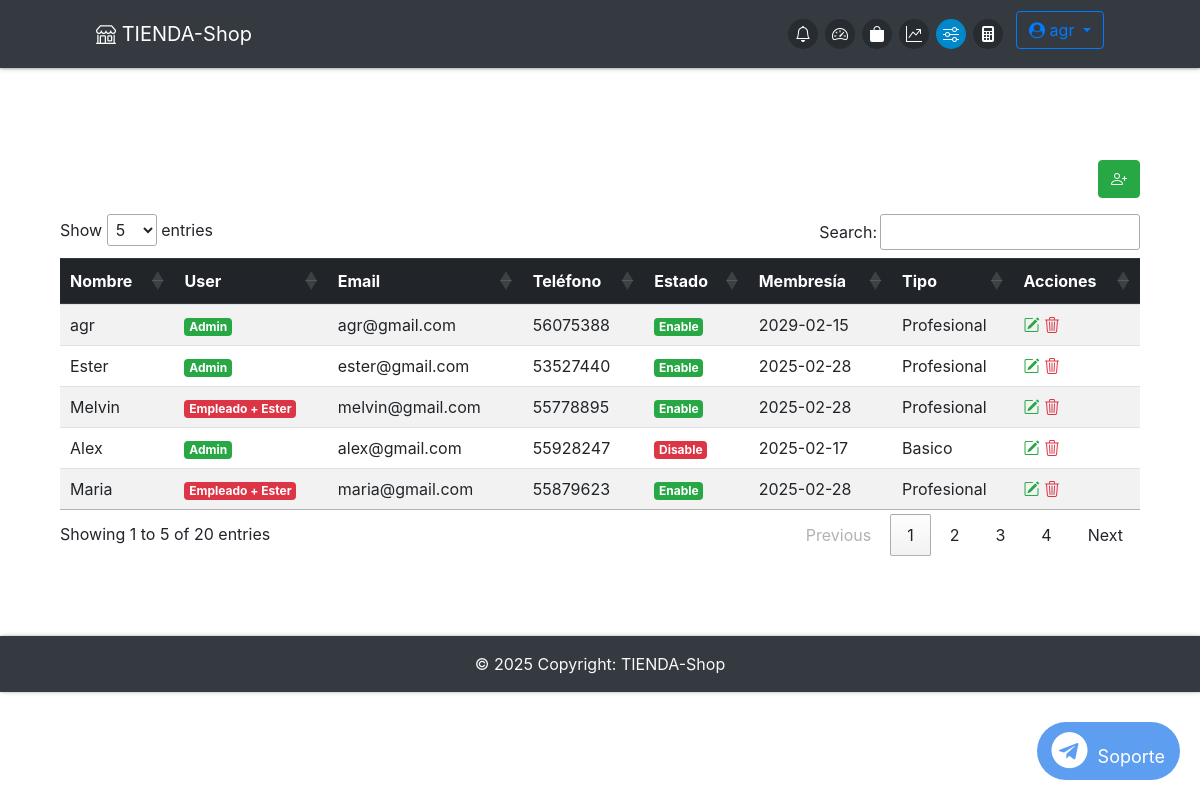
/admin/configuracion (signed in), run on the app's committed database.
### app/db_models.py (models this page shows, shortened)
class User(UserMixin, db.Model):
    __tablename__ = "users"
    id = db.Column(db.Integer, primary_key=True)
    name = db.Column(db.Text, nullable=False)
    email = db.Column(db.String(50), nullable=False, unique=True)
    phone = db.Column(db.String(50), nullable=False)
    password = db.Column(db.String(250), nullable=False)
    admin = db.Column(db.Integer, nullable=False, default=0)
    email_confirmed = db.Column(db.Integer, nullable=False, default=1)
    created_by = db.Column(db.Integer, db.ForeignKey('users.id'), nullable=True)  # ID del creador
    registration_date = db.Column(db.DateTime, default=lambda: datetime.now(timezone.utc))  # Fecha de registro
    membership_expiration = db.Column(db.DateTime, nullable=True)  # Fecha de vencimiento de membresía
    membership_id = db.Column(db.Integer, db.ForeignKey('memberships.id'), nullable=False)  # Relación con membresía
    membership = db.relationship('Membership', backref='users')
    employees = db.relationship('User', backref='creator', remote_side=[id], lazy='select')  # Relación empleados
    cart = db.relationship('Cart', backref='buyer')
    orders = db.relationship("Order", backref='customer', foreign_keys="[Order.uid]")  # Relación con clave foránea especificada

class Membership(db.Model):
    __tablename__ = 'memberships'
    id = db.Column(db.Integer, primary_key=True)
    name = db.Column(db.String(50), nullable=False, unique=True)
    max_employees = db.Column(db.Integer, nullable=False)
    max_items = db.Column(db.Integer, nullable=False)

### app/admin/routes.py (the view, shortened to what this page needs)
@admin.route('/configuracion', methods=['GET'])
def configuracion():
    admin_alias = aliased(User)
    memberships = Membership.query.all()
    if current_user.id == 1:  # Supongamos que el superadmin tiene ID 1
        users = db.session.query(
            User,  # El usuario actual
            admin_alias.name.label('creator_name')  # Nombre del creador
        ).outerjoin(
            admin_alias, User.created_by == admin_alias.id  # Relacionar creado_por con ID del administrador
        ).options(joinedload(User.membership)).all()  # Cargar la relación membership
    user_data = [
        {
            'id': user.id,
            'name': user.name,
            'email': user.email,
            'admin': user.admin,
            'phone': user.phone,
            'password': user.password,
            'email_confirmed': user.email_confirmed,
            'created_by': user.created_by,
            'registration_date': user.registration_date,
            'membership_expiration': user.membership_expiration,
            'membership_id': user.membership_id,  # Para que se seleccione la membresía en el modal
            'membership': user.membership,  # Incluir la membresía en los datos
            'creator_name': creator_name if creator_name else 'Sin Admin'
        }
        for user, creator_name in users
    ]
    return render_template('admin/configuracion.html', users=user_data, memberships=memberships, user=current_user)

### app/__init__.py (called while the page is built)
@app.context_processor
def inject_now():
	return {'now': datetime.now(timezone.utc)}

@login_manager.user_loader
def load_user(user_id):
	return User.query.get(user_id)

@app.after_request
def add_no_cache_headers(response):
    response.headers["Cache-Control"] = "no-store, no-cache, must-revalidate, max-age=0"
    response.headers["Pragma"] = "no-cache"
    response.headers["Expires"] = "-1"
    return response

### app/admin/templates/admin/configuracion.html (shortened to what this page needs)
{% extends "admin/base.html" %}
{% block content %}
<div class="container-fluid">
    <div class="d-flex justify-content-end mb-3">
        <div class="add-new btn-success btn">
           <a href="{{ url_for('register') }}" data-toggle="tooltip" title="Añadir Empleado" class="text-light">
              <i class="bi bi-person-plus"></i>
           </a>
        </div>
      </div>
    <div class="table-responsive">
        <table id="userTable" class="table table-striped table-hover">
            <thead class="thead-dark">
                <tr>
                    <th>Nombre</th>
                    <th>User</th>
                    <th>Email</th>
                    <th>Teléfono</th>
                    <th>Estado</th>
                    <th>Membresía</th>
                    <th>Tipo</th>
                    <th>Acciones</th>
                </tr>
            </thead>
            <tbody id="userTableBody">
                {% for user in users %}
                <tr>
                    <td>{{ user.name }}</td>
                    <td>
                        <span class="badge {{ 'badge-success' if user.admin else 'badge-danger' }}">
                            {% if current_user.id == 1 and not user.admin %}
                                Empleado + {{ user['creator_name'] if user['creator_name'] else 'Sin Admin' }}
                            {% else %}
                                {{ 'Admin' if user.admin else 'Empleado' }}
                            {% endif %}
                        </span>
                    </td>
                    <td>{{ user.email }}</td>
                    <td>{{ user.phone }}</td>
                    <td>
                        <span class="badge {{ 'badge-success' if user.email_confirmed else 'badge-danger' }}">
                            {{ 'Enable' if user.email_confirmed else 'Disable' }}
                        </span>
                    </td>
                    <td>
                        {% if user.membership_expiration %}
                            {{ user.membership_expiration.strftime('%Y-%m-%d') }}
                        {% else %}
                            Sin Membresía
                        {% endif %}
                    </td>
                    <td>
                        {% if user.membership %}
                            {{ user.membership.name }}
                        {% else %}
                            Sin Membresía
                        {% endif %}
                    </td>
                    <td>
                        <a href="#" class="edit-user" data-id="{{ user.id }}" data-name="{{ user.name }}" data-email="{{ user.email }}"
                            data-phone="{{ user.phone }}" data-membership-expiration="{{ user.membership_expiration }}"
                            data-membership-id="{{ user.membership_id }}">
                            <i class="bi bi-pencil-square text-success"></i>
                        </a>
                        <a href="{{ url_for('admin.delete_user', id=user.id) }}" onclick="return confirm('¿Estás seguro de que deseas eliminar al usuario {{ user.name }}?');"><i class="bi bi-trash3 text-danger"></i></a>
                    </td>
                </tr>
                {% endfor %}
            </tbody>
        </table>
    </div>
</div>
{% endblock %}

### app/admin/templates/admin/base.html (shortened to what this page needs)
{% import "bootstrap/wtf.html" as wtf %}
<!DOCTYPE html>
<html lang="en">
<head>
  <link rel="stylesheet" href="https://maxcdn.bootstrapcdn.com/bootstrap/4.0.0/css/bootstrap.min.css"
>
  <link href="https://cdn.jsdelivr.net/gh/gitbrent/bootstrap4-toggle@3.6.1/css/bootstrap4-toggle.min.css"
    rel="stylesheet">
  <link rel="stylesheet" type="text/css" href="{{ url_for('static', filename='styles.css') }}">
  <link rel="stylesheet" href="https://cdnjs.cloudflare.com/ajax/libs/font-awesome/4.7.0/css/font-awesome.min.css">
  <link rel="stylesheet" href="https://cdn.jsdelivr.net/npm/bootstrap-icons@1.11.3/font/bootstrap-icons.min.css">
  <link rel="stylesheet" type="text/css" href="https://cdn.datatables.net/1.11.3/css/jquery.dataTables.css">
  <link href="https://cdn.jsdelivr.net/npm/bootstrap-switch-button/css/bootstrap-switch-button.min.css" rel="stylesheet">
  </head>
<body>
<nav class="navbar navbar-dark bg-dark fixed-top">
  <a class="navbar-brand" href="{{ url_for('home') }}" data-toggle="tooltip" title="Inicio">
      <i class="bi bi-shop"></i> TIENDA-Shop
    </a>
  <ul class="navbar-nav d-flex flex-row">
    {% if not current_user.is_authenticated %}
    <li class="nav-item {% if request.endpoint == 'login' %}active{% endif %}">
      <a class="nav-link" href="{{ url_for('login') }}" data-toggle="tooltip" title="Iniciar Sesión">
        <div class="icon-circle">
          <i class="bi bi-box-arrow-in-right"></i>
        </div>
      </a>
    </li>
    {% else %}
    <li class="nav-item {% if request.endpoint == 'orders' %}active{% endif %}">
      <a class="nav-link" href="{{ url_for('orders') }}" data-toggle="tooltip" title="Órdenes">
        <div class="icon-circle">
          <i class="bi bi-bell"></i>
        </div>
      </a>
    </li>
    <li class="nav-item {% if request.endpoint == 'admin.dashboard' %}active{% endif %}">
      <a class="nav-link" href="{{ url_for('admin.dashboard') }}" data-toggle="tooltip" title="Dashboard">
        <div class="icon-circle">
          <i class="bi bi-speedometer2"></i>
        </div>
      </a>
    </li>
    <li class="nav-item {% if request.endpoint == 'admin.items' %}active{% endif %}">
      <a class="nav-link" href="{{ url_for('admin.items') }}" data-toggle="tooltip" title="Productos">
        <div class="icon-circle">
          <i class="bi bi-bag-fill"></i>
        </div>
      </a>
    </li>
    <li class="nav-item {% if request.endpoint == 'admin.statictics' %}active{% endif %}">
      <a class="nav-link" href="{{ url_for('admin.statictics') }}" data-toggle="tooltip" title="Estadísticas">
        <div class="icon-circle">
          <i class="bi bi-graph-up-arrow"></i>
        </div>
      </a>
    </li>
    <li class="nav-item {% if request.endpoint == 'admin.configuracion' %}active{% endif %}">
      <a class="nav-link" href="{{ url_for('admin.configuracion') }}" data-toggle="tooltip" title="Configuración">
        <div class="icon-circle">
          <i class="bi bi-sliders"></i>
        </div>
      </a>
    </li>
    <li class="nav-item mr-2">
      <a class="nav-link" data-toggle="modal" data-target="#fullScreenModal"
        data-toggle="tooltip" title="Calculadora">
        <div class="icon-circle">
          <i class="bi bi-calculator-fill"></i>
        </div>
      </a>
    </li>
    <div class="dropdown ml-auto">
      <a class="btn btn-outline-primary dropdown-toggle" href="#" id="navbarDropdown" role="button" data-toggle="dropdown" aria-haspopup="true" aria-expanded="false">
        <i class="fa fa-user-circle"></i> {{ current_user.name }}
      </a>
    </div>
    {% endif %}
  </ul>
</nav>
  <div class="container">
    <div class="main">
      {% block content %}
      {% endblock %}
      <a href="https://t.me/soporte" target="_blank" class="telegram-float">
      <i class="fa fa-telegram fa-2x"></i> Soporte
      </a>
    </div>
  </div>
  <footer class="bg-dark text-center text-lg-start text-light">
    <div class="text-center p-3">
      © {{ now.year }} Copyright:
      TIENDA-Shop
    </div>
  </footer>
</body>
</html>

### app/static/styles.css (style rules this page uses)
.main { padding: 10vh 0; }
.navbar { padding: .7rem 6rem; box-shadow: 0 1px 2px 0 rgba(0, 0, 0, 0.2), 0 1px 5px 0 rgba(0, 0, 0, 0.19); }
footer { box-shadow: 1px 0 2px 0 rgba(0, 0, 0, 0.2), 1px 0 5px 0 rgba(0, 0, 0, 0.19); }
.telegram-float { position: fixed; bottom: 20px; right: 20px; background-color: #5e9ef1; color: #fff; text-align: center; border-radius: 50px; box-shadow: 2px 2px 10px rgba(0, 0, 0, 0); padding: 10px 15px; font-size: 18px; z-index: 9999; text-decoration: none; transition: opacity 0.3s ease, transform 0.3s ease; opacity: 1; }
.telegram-float i { margin-right: 5px; }
body { padding-top: 80px; }
.navbar { position: absolute; top: 0; z-index: 1050; }
.icon-circle { width: 30px; height: 30px; display: flex; align-items: center; justify-content: center; border-radius: 50%; background-color: rgba(3, 3, 3, 0.26); color: white; margin: 0 2px; transition: background-color 0.3s, color 0.3s; }
.nav-item.active .icon-circle { background-color: #0088cc; color: white; }
.navbar-nav { gap: 3px; }

### data on the page
User: name "agr", admin "Admin", email "agr@gmail.com", phone "56075388", email_confirmed "Enable", membership_expiration "2029-02-15", membership.name "Profesional"
User: name "Ester", admin "Admin", email "ester@gmail.com", phone "53527440", email_confirmed "Enable", membership_expiration "2025-02-28", membership.name "Profesional"
User: name "Melvin", name "Ester", email "melvin@gmail.com", phone "55778895", email_confirmed "Enable", membership_expiration "2025-02-28", membership.name "Profesional"
User: name "Alex", admin "Admin", email "alex@gmail.com", phone "55928247", email_confirmed "Disable", membership_expiration "2025-02-17", membership.name "Basico"
User: name "Maria", name "Ester", email "maria@gmail.com", phone "55879623", email_confirmed "Enable", membership_expiration "2025-02-28", membership.name "Profesional"
